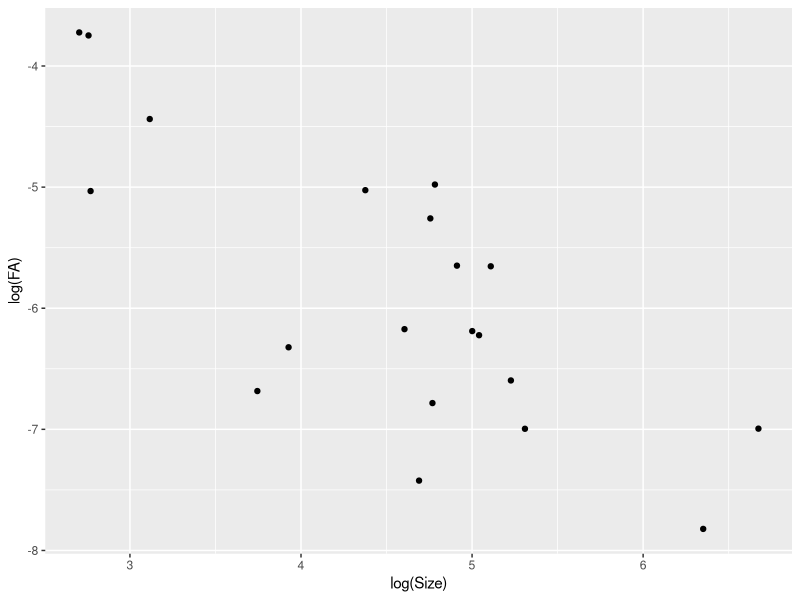
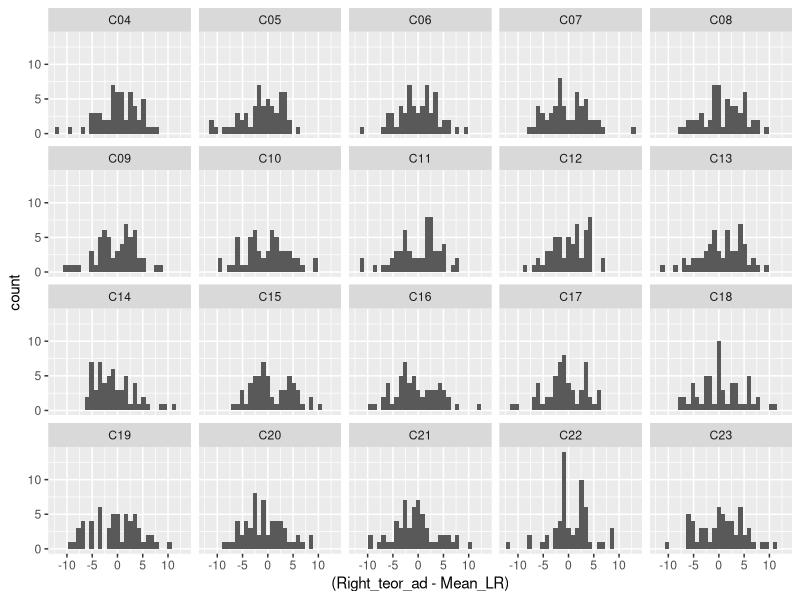
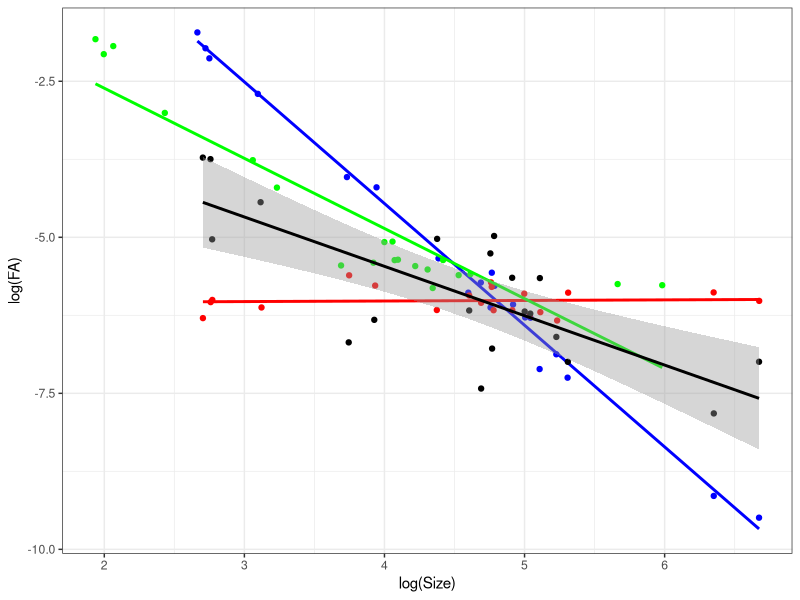

The R source for these figures, in order: (Note: this script raises an error after producing the figures.)
library(reshape2)
library(doBy)
library(ggplot2)

cop <- read.table("Copepoda.csv", sep = ";", head = T)

head(cop)
str(cop)


#Оценки парамтеров распределения значений признаков
MR <- summaryBy(Right ~ Trait, data = cop, FUN = function(x) mean(x, na.rm = T), keep.names = T) #Средний размер структуры справа

ML <- summaryBy(Left ~ Trait, data = cop, FUN = function(x) mean(x, na.rm = T), keep.names = T) #Средний размер структур слева

SDL <- summaryBy(Left ~ Trait, data = cop, FUN = function(x) sd(x, na.rm = T),  keep.names = T) #SD структуры слева

SDR <- summaryBy(Right ~ Trait, data = cop, FUN = function(x) sd(x, na.rm = T),  keep.names = T) #SD структуры справа


# Общая средняя
cop$Mean_LR <- (cop$Left + cop$Right)/2

MLR <- summaryBy(Mean_LR ~ Trait, data = cop, FUN = function(x) mean(x, na.rm = T), keep.names = T) #Средний размер структуры

SDLR <- summaryBy(Mean_LR ~ Trait, data = cop, FUN = function(x) sd(x, na.rm = T),  keep.names = T) #SD структуры
names(SDLR)[2] <- "SDLR"


FA <- function(trait, left, right){
  xx <- data.frame(Trait = trait, Left = left, Right = right)
  FA <- data.frame(Trait = rep(NA, length(unique(trait))), Size = NA, FA = NA)
  for(i in 1:length(unique(xx$Trait))){
    Trait <- unique(xx$Trait)[i]
    x <- xx[xx$Trait == Trait, ]
    FA$Trait[i] <- as.character(Trait)
    Size <- mean(c(x$Left, x$Right), na.rm = T)
    FA$Size[i] <- Size
    L_R <- x$Left - x$Right
    FA$FA[i] <- sd(L_R, na.rm = T)^2/Size^2
  }          
  FA
}

  

FA_real <- FA(cop$Trait, cop$Left, cop$Right)



# Реальный паттерн связи FA и размера признака
library(ggplot2)
ggplot(FA_real, aes(x = log(Size), y = log(FA))) + geom_point()







####Первый подход: парамтры отклонения от срденго стнадартны для всех признаков, то есть Kad или Kmult одинаковы для всех признаков (взяты из одного и того же соответствующего распределения) #####

k_add_mean <- mean((cop$Right - cop$Mean_LR), na.rm = TRUE) 
k_add_sd <- sd((cop$Right - cop$Mean_LR), na.rm = TRUE) 

k_mult_mean <- mean((cop$Right / cop$Mean_LR), na.rm = TRUE) 
k_mult_sd <- sd((cop$Right / cop$Mean_LR), na.rm = TRUE) 




Nsamp <- length(unique(cop$ID))

NTraits <- length(unique(cop$Trait))

# Это множители, которые регулируют степень варьирования теоретических распределиний 

k_ad <- 1
k_mu <- 1

##################


#Важно! срденюю для этого коэффициента нельзя брать равной нулю. Она должна быть равна 1. Вопрос: что такое дисперсия в этом случае? Она не может быть равна 1. При SD = 1 возможны отрицательные значения множителя.


# Создаем вектор теоретических значений Left и Righ для каждого признака для каждой особи


Trait_teor <- data.frame(ID = cop$ID, Sample = cop$Sample, Trait = cop$Trait) 


Trait_teor <- merge(Trait_teor, MLR)

head(Trait_teor)

#Аддитивная модель


Kad <- rnorm(Nsamp*NTraits, k_add_mean, k_add_sd*k_ad) #Коэффициент асимметрии при аддитивной модели

Trait_teor$Left_teor_ad <- Trait_teor$Mean_LR + Kad  

Kad <- rnorm(Nsamp*NTraits, k_add_mean, k_add_sd*k_ad) #Коэффициент асимметрии при аддитивной модели

Trait_teor$Right_teor_ad <- Trait_teor$Mean_LR + Kad  

#Мультипликаттивная модель

Kmult <- rnorm(Nsamp*NTraits, k_mult_mean, k_mult_sd*k_mu )#Коэффициент асимметрии при мультипликативной модели.

Trait_teor$Left_teor_mult <- Trait_teor$Mean_LR * Kmult  

Kmult <- rnorm(Nsamp*NTraits, k_mult_mean, k_mult_sd*k_mu )#Коэффициент асимметрии при мультипликативной модели.

Trait_teor$Right_teor_mult <- Trait_teor$Mean_LR * Kmult  


ggplot(Trait_teor, aes(x =(Right_teor_ad - Mean_LR)  )) + geom_histogram() + facet_wrap(~Trait)


#Комбинативная модель

Kad <- rnorm(Nsamp*NTraits, k_add_mean, k_add_sd*k_ad) #Коэффициент асимметрии при аддитивной модели

Kmult <- rnorm(Nsamp*NTraits, k_mult_mean, k_mult_sd*k_mu )#Коэффициент асимметрии при мультипликативной модели.

Trait_teor$Left_teor_comb <- Trait_teor$Mean_LR * (Kmult/2) + Kad/2



Kad <- rnorm(Nsamp*NTraits, k_add_mean, k_add_sd*k_ad) #Коэффициент асимметрии при аддитивной модели

Kmult <- rnorm(Nsamp*NTraits, k_mult_mean, k_mult_sd*k_mu )#Коэффициент асимметрии при мультипликативной модели.

Trait_teor$Right_teor_comb <- Trait_teor$Mean_LR * (Kmult/2) + Kad/2



# Оценка флуктуирующей асимметрии в теоретических выборках и в реальной выборке  

FA_teor_ad <- FA(Trait_teor$Trait, Trait_teor$Left_teor_ad, Trait_teor$Right_teor_ad)

FA_teor_mult <- FA(Trait_teor$Trait, Trait_teor$Left_teor_mult, Trait_teor$Right_teor_mult)

FA_teor_comb <- FA(Trait_teor$Trait, Trait_teor$Left_teor_comb, Trait_teor$Right_teor_comb)




Teor_distr <- ggplot(FA_teor_ad, aes(x = log(Size))) + 
  geom_point(aes(y = log(FA)), color = "blue") + geom_smooth(aes(y = log(FA)), color = "blue", method = "lm", se = F) +   
  geom_point(data = FA_teor_mult, aes(y = log(FA)), color = "red") + geom_smooth(data = FA_teor_mult, aes(y = log(FA)), color = "red", method = "lm", se = F)  +
  geom_point(data = FA_teor_comb, aes(y = log(FA)), color = "green") + geom_smooth(data = FA_teor_comb, aes(y = log(FA)), color = "green", method = "lm", se = F)  +
  theme_bw() +
  ylab("log(FA)")


Teor_distr + geom_point(data = FA_real, aes(x = log(Size), y = log(FA))) + geom_smooth(data = FA_real, aes(x = log(Size), y = log(FA)), method = "lm", color = "black") 



#############################################



#Второй подход####
# В этом подходе мы оцениваем парамтеры распределеиня k_ad и k_mult для каждого признака независимо, то есть парамтры отклоненеия левого и правого признака от среденго будут разные для каждого признака.

k_add_param <- summaryBy((Right - Mean_LR)  ~ Trait, data = cop, FUN = function(x) c(mean(x, na.rm = T), sd(x, na.rm = T)))

names(k_add_param) <- c("Trait", "K_ad_Right", "SD_K_ad")

# k_add_param - датафрейм со средними и Sd для отклонений правых признаков от среднего значения.  


k_mult_param <- summaryBy((Right / Mean_LR)  ~ Trait, data = cop, FUN = function(x) c(mean(x, na.rm = T), sd(x, na.rm = T)))

names(k_mult_param) <- c("Trait", "K_mult_Right", "SD_K_mult")


# k_mult_param - датафрейм со средними и Sd для отклонений правых признаков от среднего значения.  


Nsamp <- length(unique(cop$ID))

NTraits <- length(unique(cop$Trait))


Trait_teor3 <- data.frame(ID = cop$ID, Sample = cop$Sample, Trait = cop$Trait) 


Trait_teor3 <- merge(Trait_teor3, MLR)

Trait_teor3 <- merge(Trait_teor3, SDLR, by = "Trait")

Trait_teor3 <- merge(Trait_teor3, k_add_param, by = "Trait")

Trait_teor3 <- merge(Trait_teor3, k_mult_param, by = "Trait")

head(Trait_teor3)


# Аддитивная модель


Kad <- rep(NA, nrow(Trait_teor3))
for(i in 1:nrow(Trait_teor3)) Kad[i] <- rnorm(1, Trait_teor3$K_ad_Right[i], Trait_teor3$SD_K_ad[i]) # Вектор коэффициентов для аддититвной модели

Trait_teor3$Left_teor_ad <- rnorm(nrow(Trait_teor3), Trait_teor3$Mean_LR,Trait_teor3$SDLR)  + Kad


Kad <- rep(NA, nrow(Trait_teor3))
for(i in 1:nrow(Trait_teor3)) Kad[i] <- rnorm(1, Trait_teor3$K_ad_Right[i], Trait_teor3$SD_K_ad[i]) # Вектор коэффициентов для аддититвной модели

Trait_teor3$Right_teor_ad <- rnorm(nrow(Trait_teor3), Trait_teor3$Mean_LR,Trait_teor3$SDLR) + Kad


ggplot(Trait_teor3, aes(x =(Right_teor_ad - Mean_LR)  )) + geom_histogram() + facet_wrap(~Trait)

# Мультипликативная модель

Kmult <- rep(NA, nrow(Trait_teor3))
for(i in 1:nrow(Trait_teor3)) Kmult[i] <- rnorm(1, Trait_teor3$K_mult_Right[i], Trait_teor3$SD_K_mult[i]) # Вектор коэффициентов для мультипликативой модели


Trait_teor3$Left_teor_mult <-  rnorm(nrow(Trait_teor3), Trait_teor3$Mean_LR,Trait_teor3$SDLR) * Kmult


Kmult <- rep(NA, nrow(Trait_teor3))
for(i in 1:nrow(Trait_teor3)) Kmult[i] <- rnorm(1, Trait_teor3$K_mult_Right[i], Trait_teor3$SD_K_mult[i]) # Вектор коэффициентов для мультипликативой модели

Trait_teor3$Right_teor_mult <-   rnorm(nrow(Trait_teor3), Trait_teor3$Mean_LR,Trait_teor3$SDLR) * Kmult




#Комбинативная модель
Kad <- rep(NA, nrow(Trait_teor3))
for(i in 1:nrow(Trait_teor3)) Kad[i] <- rnorm(1, Trait_teor3$K_ad_Right[i], Trait_teor3$SD_K_ad[i]) # Вектор коэффициентов для аддититвной модели

Kmult <- rep(NA, nrow(Trait_teor3))
for(i in 1:nrow(Trait_teor3)) Kmult[i] <- rnorm(1, Trait_teor3$K_mult_Right[i], Trait_teor3$SD_K_mult[i]) # Вектор коэффициентов для мультипликативой модели


Trait_teor3$Left_teor_comb <-  rnorm(nrow(Trait_teor3), Trait_teor3$Mean_LR,Trait_teor3$SDLR) * Kmult + Kad






Kad <- rep(NA, nrow(Trait_teor3))
for(i in 1:nrow(Trait_teor3)) Kad[i] <- rnorm(1, Trait_teor3$K_ad_Right[i], Trait_teor3$SD_K_ad[i]) # Вектор коэффициентов для аддититвной модели

Kmult <- rep(NA, nrow(Trait_teor3))
for(i in 1:nrow(Trait_teor3)) Kmult[i] <- rnorm(1, Trait_teor3$K_mult_Right[i], Trait_teor3$SD_K_mult[i]) # Вектор коэффициентов для мультипликативой модели


Trait_teor3$Right_teor_comb <-  rnorm(nrow(Trait_teor3), Trait_teor3$Mean_LR, Trait_teor3$SDLR) * Kmult + Kad






# Оценка флуктуирующей асимметрии в теоретических выборках и в реальной выборке  

FA_teor3_ad <- FA(Trait_teor3$Trait, Trait_teor3$Left_teor_ad,  Trait_teor3$Right_teor_ad )
 

  
FA_teor3_mult <- FA(Trait_teor3$Trait, Trait_teor3$Left_teor_mult,  Trait_teor3$Right_teor_mult )


FA_teor3_comb <- FA(Trait_teor3$Trait, Trait_teor3$Left_teor_comb, Trait_teor3$Right_teor_comb)




Teor_distr <- ggplot(FA_teor3_ad, aes(x = log(Size))) + 
  geom_point(aes(y = log(FA)), color = "blue") + 
  geom_smooth(aes(y = log(FA)), color = "blue", method = "lm", se = F) +   
  geom_point(data = FA_teor3_mult, aes(y = log(FA)), color = "red") + 
  geom_smooth(data = FA_teor3_mult, aes(y = log(FA)), color = "red", method = "lm", se = F)  +
  geom_smooth(data = FA_teor3_comb, aes(y = log(FA)), color = "green", method = "lm", se = F)  +
  theme_bw() +
  ylab("log(FA)")



Teor_distr + geom_point(data = FA_real, aes(x = log(Size), y = log(FA))) + geom_smooth(data = FA_real, aes(x = log(Size), y = log(FA)), method = "lm", color = "black") 







